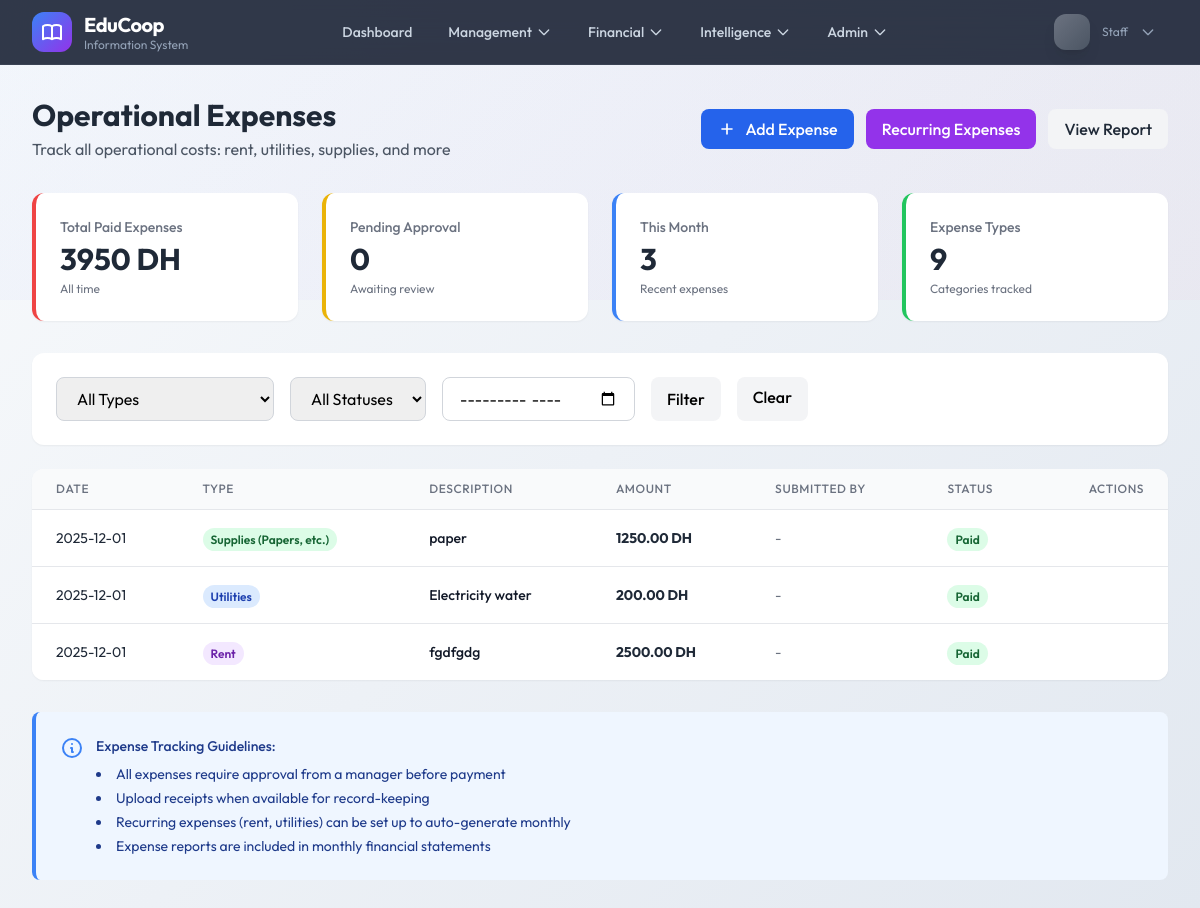
The page /expenses/ (signed in) on the database as committed earlier.
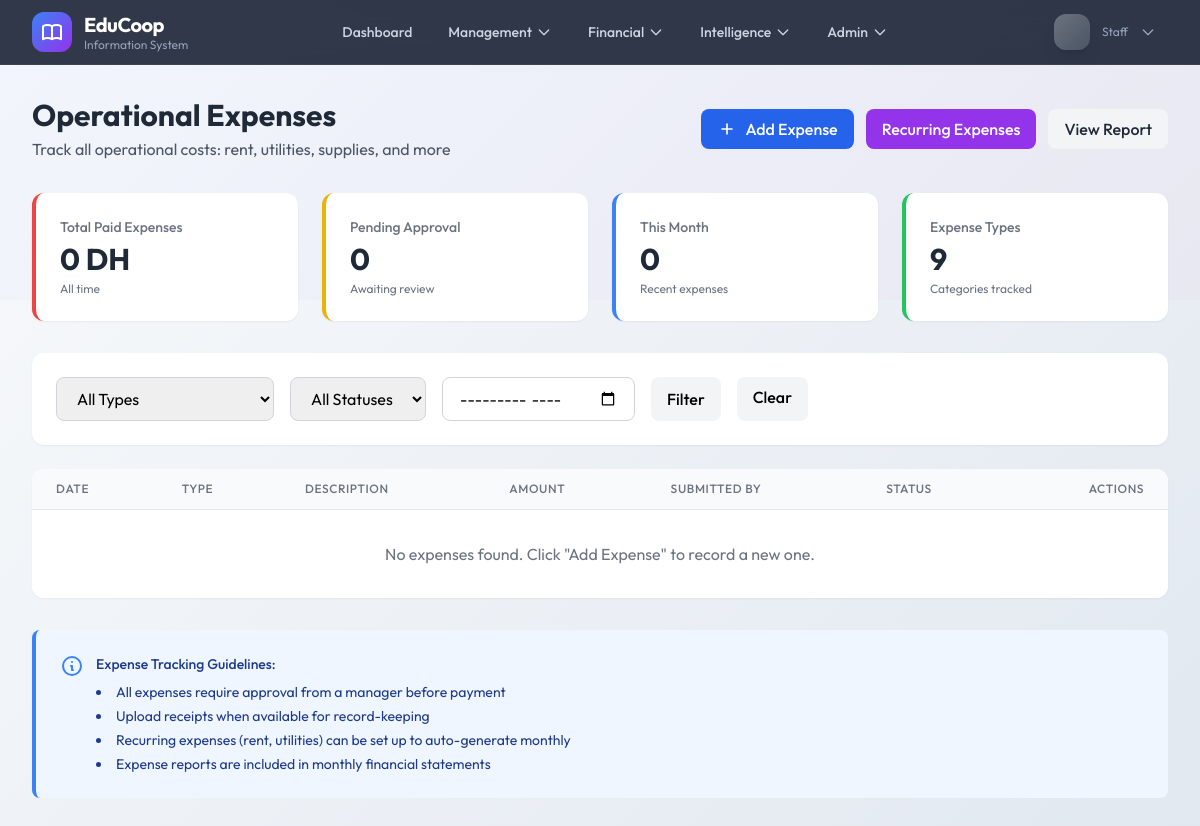
The same page on the database as committed later.
### core/models.py (models this page shows, shortened)
class Expense(models.Model):
    EXPENSE_TYPE_CHOICES = [
        ('rent', 'Rent'),
        ('utilities', 'Utilities'),
        ('supplies', 'Supplies (Papers, etc.)'),
        ('maintenance', 'Maintenance'),
        ('marketing', 'Marketing'),
        ('insurance', 'Insurance'),
        ('salaries', 'Administrative Salaries'),
        ('technology', 'Technology/Software'),
        ('other', 'Other'),
    ]
    STATUS_CHOICES = [
        ('pending', 'Pending'),
        ('approved', 'Approved'),
        ('paid', 'Paid'),
        ('rejected', 'Rejected'),
    ]
    expense_type = models.CharField(max_length=20, choices=EXPENSE_TYPE_CHOICES)
    category = models.ForeignKey(
        ExpenseCategory,
        on_delete=models.SET_NULL,
        null=True,
        blank=True,
        related_name='expenses'
    )
    description = models.TextField()
    amount = models.DecimalField(
        max_digits=10,
        decimal_places=2,
        validators=[MinValueValidator(Decimal('0.01'))]
    )
    expense_date = models.DateField(default=date.today)
    month = models.DateField(help_text="First day of the billing month")
    status = models.CharField(max_length=20, choices=STATUS_CHOICES, default='pending')
    submitted_by = models.ForeignKey(
        User,
        on_delete=models.SET_NULL,
        null=True,
        related_name='submitted_expenses'
    )
    approved_by = models.ForeignKey(
        User,
        on_delete=models.SET_NULL,
        null=True,
        blank=True,
        related_name='approved_expenses'
    )
    approval_date = models.DateField(null=True, blank=True)
    paid_date = models.DateField(null=True, blank=True)
    payment_method = models.CharField(max_length=50, blank=True)
    receipt_number = models.CharField(max_length=100, blank=True)
    receipt_file = models.FileField(upload_to='expenses/receipts/', null=True, blank=True)
    notes = models.TextField(blank=True)
    created_at = models.DateTimeField(auto_now_add=True)
    updated_at = models.DateTimeField(auto_now=True)
    class Meta:
        ordering = ['-expense_date', '-created_at']

class User(AbstractUser):
    ROLE_CHOICES = [
        ('admin', 'Administrator'),
        ('manager', 'Manager'),
        ('accountant', 'Accountant'),
        ('instructor', 'Instructor'),
        ('staff', 'Staff'),
    ]
    role = models.CharField(max_length=20, choices=ROLE_CHOICES, default='staff')
    phone = models.CharField(max_length=20, blank=True)
    instructor_profile = models.OneToOneField(
        'Instructor',
        on_delete=models.SET_NULL,
        null=True,
        blank=True,
        related_name='user_account'
    )
    created_at = models.DateTimeField(auto_now_add=True)
    updated_at = models.DateTimeField(auto_now=True)
    @property
    def is_admin(self):
        return self.role == 'admin' or self.is_superuser
    @property
    def is_manager(self):
        return self.role in ['admin', 'manager'] or self.is_superuser
    @property
    def can_view_financials(self):
        return self.role in ['admin', 'manager', 'accountant'] or self.is_superuser
    class Meta:
        ordering = ['-date_joined']

### core/views.py (the view)
@login_required
@accountant_required
def expense_list(request):
    expenses = Expense.objects.select_related('submitted_by', 'approved_by', 'category').all()
    expense_type = request.GET.get('type')
    status = request.GET.get('status')
    month = request.GET.get('month')
    if expense_type:
        expenses = expenses.filter(expense_type=expense_type)
    if status:
        expenses = expenses.filter(status=status)
    if month:
        expenses = expenses.filter(month=month)
    total_expenses = expenses.filter(status='paid').aggregate(
        total=Sum('amount')
    )['total'] or Decimal('0')
    pending_count = expenses.filter(status='pending').count()
    context = {
        'expenses': expenses[:100],
        'total_expenses': total_expenses,
        'pending_count': pending_count,
        'expense_types': Expense.EXPENSE_TYPE_CHOICES,
        'status_choices': Expense.STATUS_CHOICES,
        'selected_type': expense_type,
        'selected_status': status,
    }
    return render(request, 'core/expense_list.html', context)

### core/context_processors.py (called while the page is built)
def user_permissions(request):
    if request.user.is_authenticated:
        return {
            'user_is_admin': request.user.is_admin,
            'user_is_manager': request.user.is_manager,
            'user_is_accountant': request.user.can_view_financials,
            'user_is_instructor': request.user.role == 'instructor',
            'user_is_staff': request.user.role == 'staff',
            'user_can_manage_students': request.user.role in ['staff', 'manager', 'admin'],
            'user_can_manage_courses': request.user.is_manager,
            'user_can_view_payments': request.user.role != 'instructor',
            'user_can_manage_payments': request.user.can_view_financials,
        }
    return {}

### templates/core/expense_list.html (shortened to what the changed rows need)
{% extends 'base.html' %}
{% block content %}
<div class="flex items-center justify-between mb-8">
    <div>
        <h1 class="text-3xl font-bold text-gray-800">Operational Expenses</h1>
    </div>
</div>
<div class="grid grid-cols-1 md:grid-cols-4 gap-6 mb-8">
    <div class="bg-white rounded-xl shadow-sm p-6 border-l-4 border-red-500">
        <p class="text-sm font-medium text-gray-500">Total Paid Expenses</p>
        <p class="text-3xl font-bold text-gray-800 mt-1">{{ total_expenses|floatformat:0 }} DH</p>
        <p class="text-xs text-gray-500 mt-1">All time</p>
    </div>
    <div class="bg-white rounded-xl shadow-sm p-6 border-l-4 border-blue-500">
        <p class="text-sm font-medium text-gray-500">This Month</p>
        <p class="text-3xl font-bold text-gray-800 mt-1">
            {{ expenses|slice:":10"|length }}
        </p>
        <p class="text-xs text-gray-500 mt-1">Recent expenses</p>
    </div>
</div>
<div class="bg-white rounded-xl shadow-sm overflow-hidden">
    <table class="min-w-full divide-y divide-gray-200">
        <thead class="bg-gray-50">
            <tr>
                <th class="px-6 py-3 text-left text-xs font-medium text-gray-500 uppercase tracking-wider">Date</th>
                <th class="px-6 py-3 text-left text-xs font-medium text-gray-500 uppercase tracking-wider">Type</th>
                <th class="px-6 py-3 text-left text-xs font-medium text-gray-500 uppercase tracking-wider">Description</th>
                <th class="px-6 py-3 text-left text-xs font-medium text-gray-500 uppercase tracking-wider">Amount</th>
                <th class="px-6 py-3 text-left text-xs font-medium text-gray-500 uppercase tracking-wider">Submitted By</th>
                <th class="px-6 py-3 text-left text-xs font-medium text-gray-500 uppercase tracking-wider">Status</th>
                <th class="px-6 py-3 text-right text-xs font-medium text-gray-500 uppercase tracking-wider">Actions</th>
            </tr>
        </thead>
        <tbody class="bg-white divide-y divide-gray-200">
            {% for expense in expenses %}
            <tr class="hover:bg-gray-50">
                <td class="px-6 py-4 whitespace-nowrap text-sm text-gray-800">
                    {{ expense.expense_date|date:"Y-m-d" }}
                </td>
                <td class="px-6 py-4 whitespace-nowrap">
                    <span class="px-2 py-1 text-xs font-semibold rounded-full
                        {% if expense.expense_type == 'rent' %}bg-purple-100 text-purple-800
                        {% elif expense.expense_type == 'utilities' %}bg-blue-100 text-blue-800
                        {% elif expense.expense_type == 'supplies' %}bg-green-100 text-green-800
                        {% else %}bg-gray-100 text-gray-800{% endif %}">
                        {{ expense.get_expense_type_display }}
                    </span>
                </td>
                <td class="px-6 py-4">
                    <p class="text-sm font-medium text-gray-900 max-w-md truncate">{{ expense.description }}</p>
                </td>
                <td class="px-6 py-4 whitespace-nowrap text-sm font-bold text-gray-800">
                    {{ expense.amount|floatformat:2 }} DH
                </td>
                <td class="px-6 py-4 whitespace-nowrap text-sm text-gray-500">
                    {{ expense.submitted_by.get_full_name|default:"-" }}
                </td>
                <td class="px-6 py-4 whitespace-nowrap">
                    <span class="px-2 py-1 text-xs font-semibold rounded-full
                        {% if expense.status == 'paid' %}bg-green-100 text-green-800
                        {% elif expense.status == 'approved' %}bg-blue-100 text-blue-800
                        {% elif expense.status == 'pending' %}bg-yellow-100 text-yellow-800
                        {% else %}bg-red-100 text-red-800{% endif %}">
                        {{ expense.get_status_display }}
                    </span>
                </td>
                <td class="px-6 py-4 whitespace-nowrap text-right text-sm font-medium">
                </td>
            </tr>
            {% empty %}
            <tr>
                <td colspan="7" class="px-6 py-8 text-center text-gray-500">
                    No expenses found. Click "Add Expense" to record a new one.
                </td>
            </tr>
            {% endfor %}
        </tbody>
    </table>
</div>
{% endblock %}

Rows that differ between the two databases and show on the page:
removed Expense: expense_date "2025-12-01", expense_type "Supplies (Papers, etc.)", description "paper", amount "1250.00", submitted_by.get_full_name "-", status "Paid"
removed Expense: expense_date "2025-12-01", expense_type "Utilities", description "Electricity water", amount "200.00", submitted_by.get_full_name "-", status "Paid"
removed Expense: expense_date "2025-12-01", expense_type "Rent", description "fgdfgdg", amount "2500.00", submitted_by.get_full_name "-", status "Paid"
Other text that changed with them:
{{ total_expenses|floatformat:0 }}: "3950" → "0"
{{ expenses|slice:":10"|length }}: "3" → "0"
text now shown: "No expenses found. Click \"Add Expense\" to record a new one."
